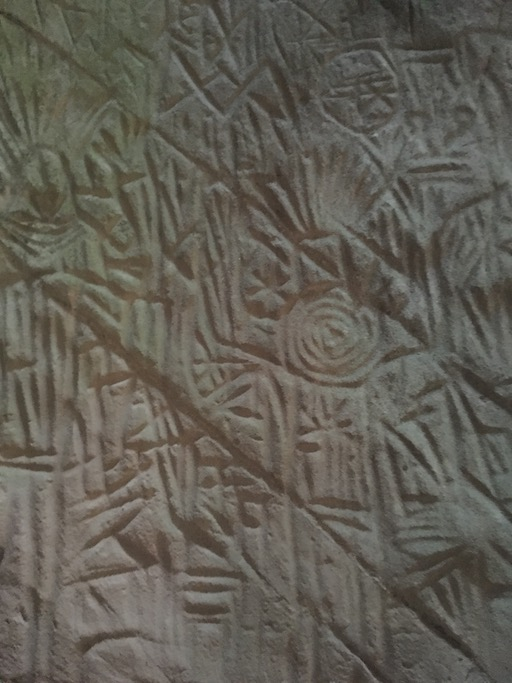
//> input picture cavepainting1.JPG, 512 x 683 px
$ ./edgedetect   (built with g++ and OpenCV 4)
//> lines starting //> are read from the running program, lines starting //| are printed output that depends on the picture
#include "opencv2/highgui/highgui.hpp"
#include"opencv2/imgproc/imgproc.hpp"
#include "opencv2/core/core.hpp"
#include<iostream>
#include<math.h>
using namespace cv ;
using namespace std ;

int isvalid(int i, int j, Mat a)
{

	if (i < 0 || j < 0 || i >= a.rows || j >= a.cols)
	  return 0;
	else
	  return 1;
}

int main()
{
  int i,j,gx4,l;
  Mat a=imread("cavepainting1.JPG",0);
//> a: 683 rows x 512 cols, CV_8UC1; min 31, max 157, mean 93.8
  Mat b(a.rows,a.cols,CV_8UC1,Scalar(0));
  namedWindow("threshold",WINDOW_AUTOSIZE);
  createTrackbar("trackthreshold","threshold",&l,255);
  while(1)
    {
   for(i=1;i<a.rows-2;i++)
    {
      for(j=1;j<a.cols-2;j++)
	{
	  gx4=(abs((-2)*a.at<uchar>(i-1,j)+2*a.at<uchar>(i+1,j)+a.at<uchar>(i+1,j+1)+a.at<uchar>(i+1,j-1)-a.at<uchar>(i-1,j+1)-a.at<uchar>(i-1,j-1)))/4;
	  if(gx4>l)
	    b.at<uchar>(i,j)=255;
	  else
	    b.at<uchar>(i,j)=0;
	}
    }
//> this loop made 680 passes
//> gx4 on passes 1 to 3: 11, 6, 3
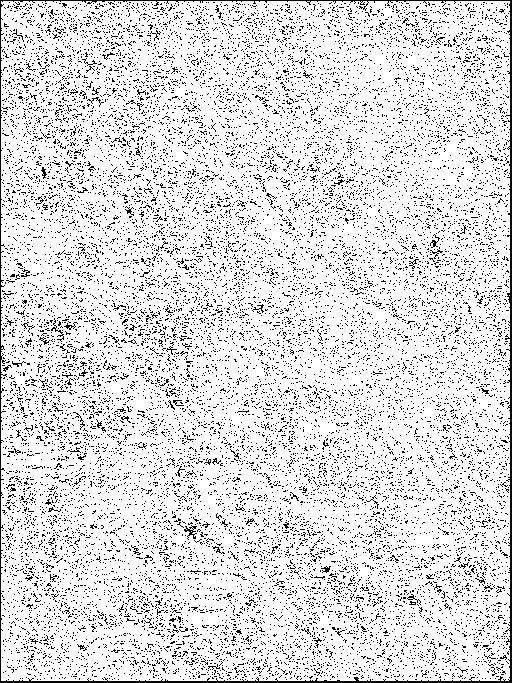
//> b: 683 rows x 512 cols, CV_8UC1; 87.4% white; black in thin lines or dots
//> after the loop, gx4 = 0
  imshow("Imagea",a);
  imshow("threshold",b);
  waitKey(50);
    }
  return 0;


}
